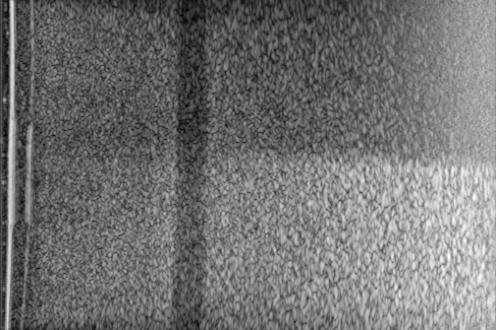
#> input picture data/rawdata/Sononerf_Data_1/rebecca-long-1_jpg/Image02.jpg, 496 x 330 px, found by its file name; its folder holds only this picture in this run
$ python render_gt.py
#> lines starting #> are read from the running program, lines starting #| are printed output that depends on the picture
import os
import numpy as np
import matplotlib.pyplot as plt
from PIL import Image

folder_path = "data/rawdata/Sononerf_Data_1/rebecca-long-1_jpg"

# Get a list of image file names in the folder
image_files = sorted(os.listdir(folder_path))

# Read and process the images
image_stack = []
for image_file in image_files:
    # Load image and convert to RGBA
    image_path = os.path.join(folder_path, image_file)
    image = Image.open(image_path).convert("RGBA")

    # Rotate the image by -90 degrees
    image = image.rotate(90, expand=True)
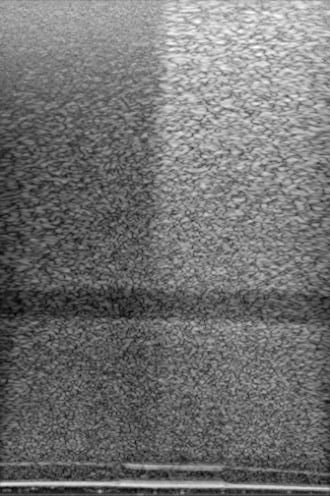
#> image: PIL image 330x496 RGBA; mean R, G, B, A 114.4, 114.4, 114.4, 255

    # Extract the image data
    image_data = np.array(image)

    # Make the entire image 50% transparent
    image_data[:, :, 3] = image_data[:, :, 3] // 2
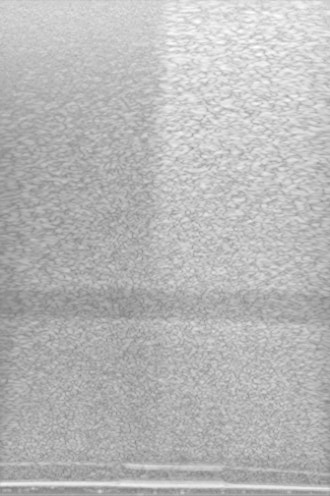
#> image_data: shape (496, 330, 4); mean R, G, B, A 114.4, 114.4, 114.4, 127; transparent parts drawn white

    # Append the modified image to the image stack
    image_stack.append(image_data)

# Create a figure and 3D plot
fig = plt.figure()
ax = fig.add_subplot(111, projection='3d')

# Set the aspect ratio of the plot
ax.set_box_aspect([0.711, 1.140, 1])

# Loop over the image stack and plot each image
y = 0
counter = 0
for image_data in image_stack:
    print(counter)
    depth, width, _ = image_data.shape
    x, z = np.meshgrid(np.arange(width), np.arange(depth))
    ax.plot_surface(x/3, np.ones_like(x) * y, z, facecolors=image_data/255.0, rstride=1, cstride=1)
    y += 4
    counter += 1
#> this loop made 1 pass
#> (depth, width, y, counter) on pass 1: (496, 330, 4, 1)
#| 0
#> after the loop, counter = 1; y = 4

# Show grid lines
ax.grid(True)

# Show axis labels
ax.set_xlabel('X')
ax.set_ylabel('Z')
ax.set_zlabel('Y')

# Show the plot
plt.show()
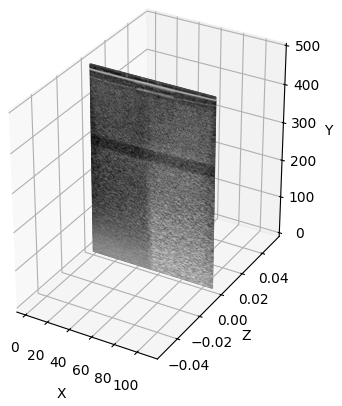
#> figure drawn by matplotlib, 1 panel

$ run again, on data/rawdata/Sononerf_Data_1/rebecca-long-1_jpg/Image11.jpg
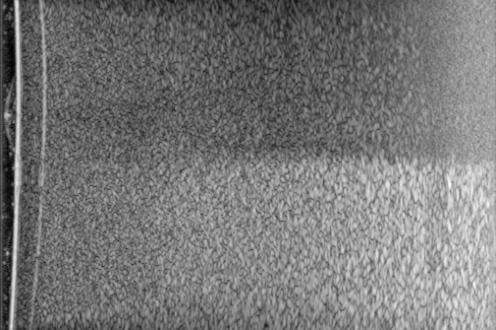
#> input picture data/rawdata/Sononerf_Data_1/rebecca-long-1_jpg/Image11.jpg, 496 x 330 px, found by its file name
#> `image_data[:, :, 3] = image_data[:, :, 3] // 2`:
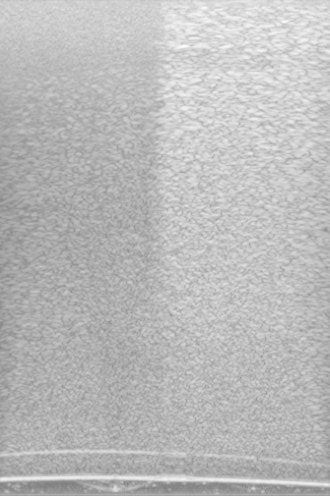
#> image_data: shape (496, 330, 4); mean R, G, B, A 119.7, 119.7, 119.7, 127; transparent parts drawn white
#> the loop `for image_data in image_stack:` made 1 pass
#> (depth, width, y, counter) on pass 1: (496, 330, 4, 1)
#> (printed output is left out)
#> after the loop `for image_data in image_stack:`: counter = 1; y = 4
#> `plt.show()`:
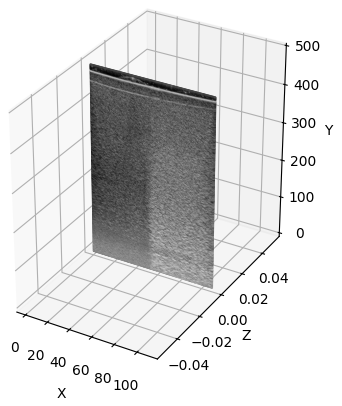
#> figure drawn by matplotlib, 1 panel

$ run again, on data/rawdata/Sononerf_Data_1/rebecca-long-1_jpg/Image14.jpg
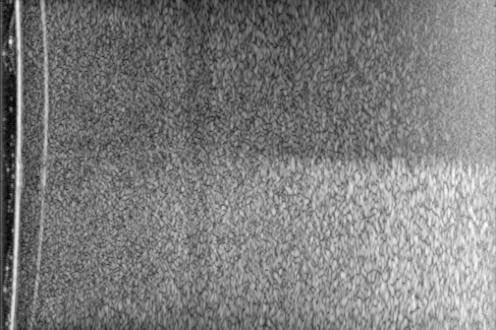
#> input picture data/rawdata/Sononerf_Data_1/rebecca-long-1_jpg/Image14.jpg, 496 x 330 px, found by its file name
#> `image_data[:, :, 3] = image_data[:, :, 3] // 2`:
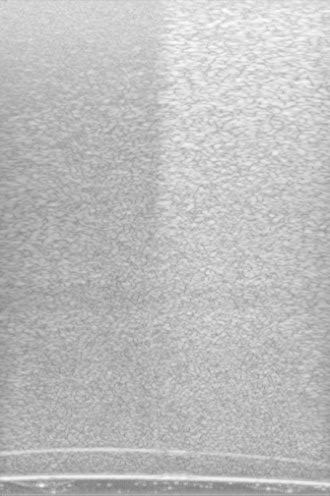
#> image_data: shape (496, 330, 4); mean R, G, B, A 124.9, 124.9, 124.9, 127; transparent parts drawn white
#> the loop `for image_data in image_stack:` made 1 pass
#> (depth, width, y, counter) on pass 1: (496, 330, 4, 1)
#> (printed output is left out)
#> after the loop `for image_data in image_stack:`: counter = 1; y = 4
#> `plt.show()`:
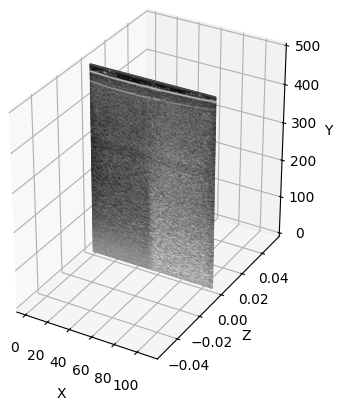
#> figure drawn by matplotlib, 1 panel
